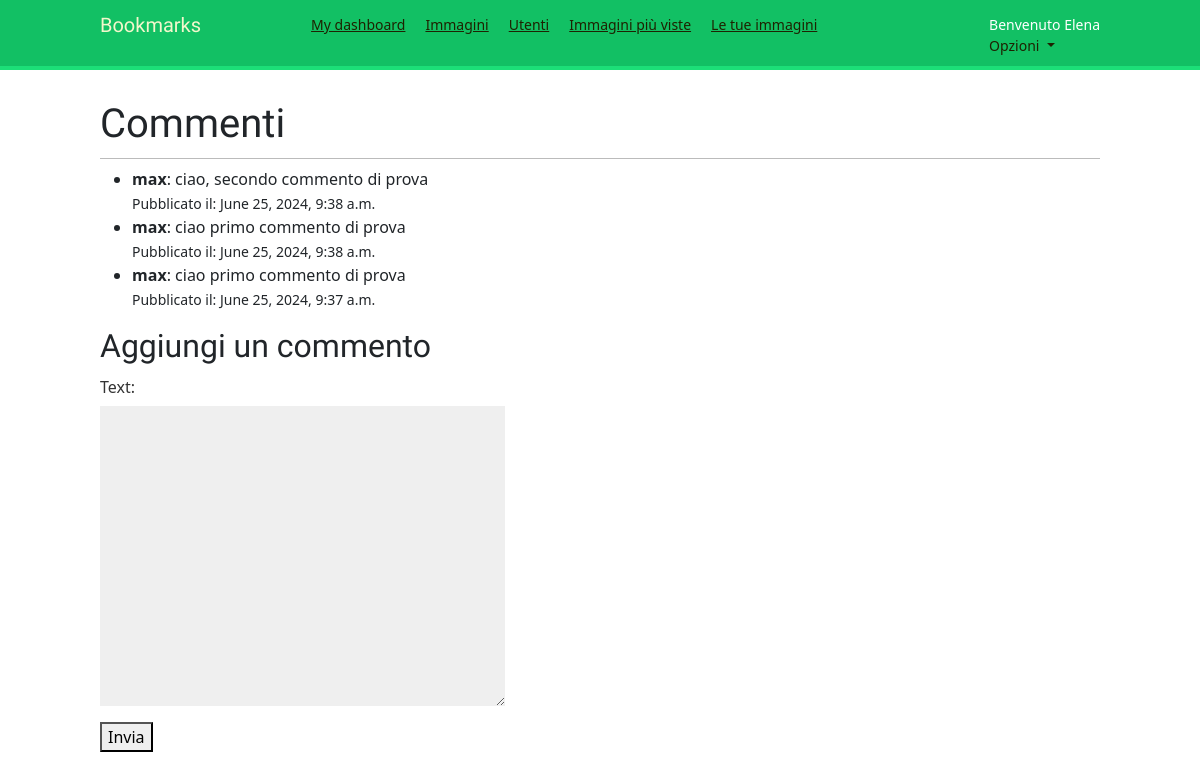
Page /images/images/8/comment/ (signed in) on the earlier database version.
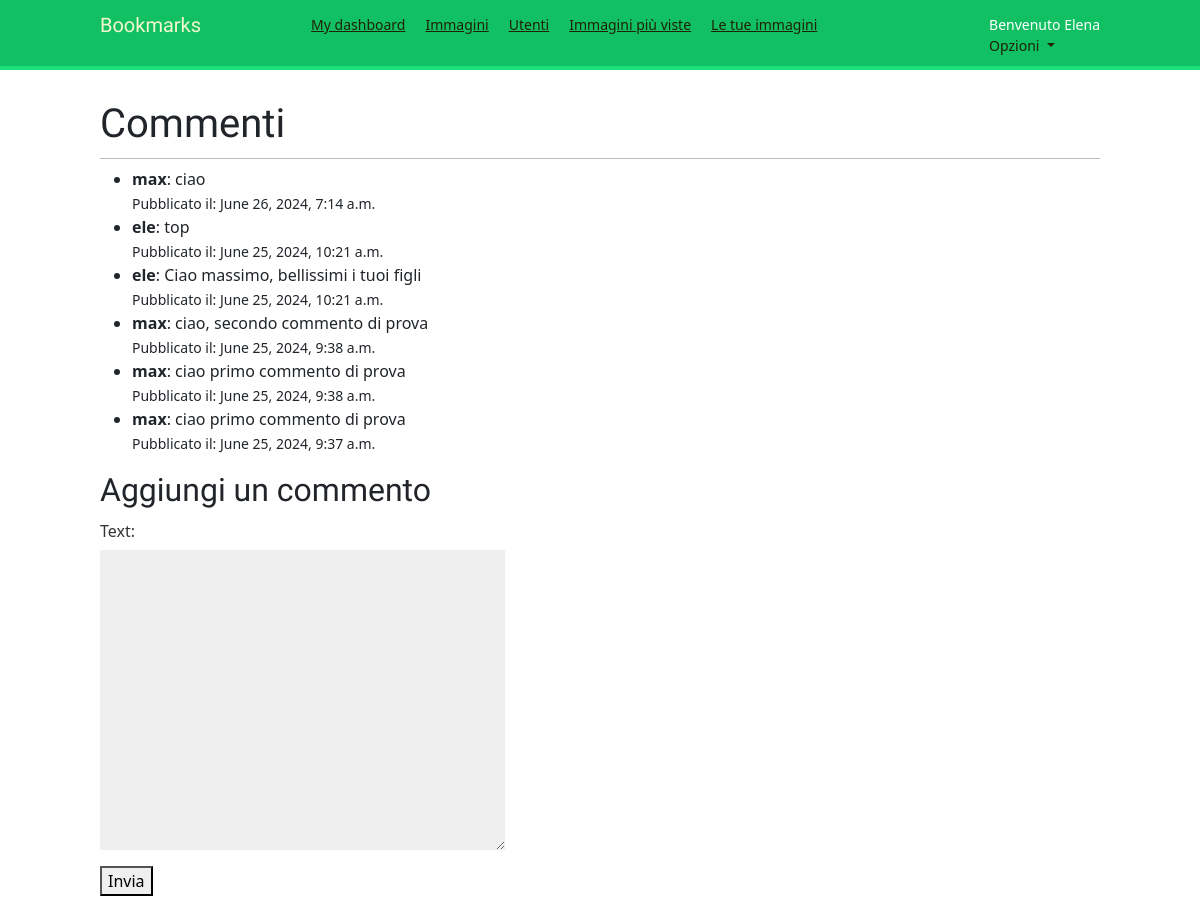
Same page on the later database version.
### images/models.py (models this page shows, shortened)
class Comment(models.Model):
    image = models.ForeignKey(Image, related_name='comments', on_delete=models.CASCADE)
    user = models.ForeignKey(settings.AUTH_USER_MODEL, related_name='comments', on_delete=models.CASCADE)
    text = models.TextField(max_length=200)
    created = models.DateTimeField(auto_now_add=True)
    class Meta:
        ordering = ('-created',)

### images/views.py (the view)
# urls.py: path('images/<int:image_id>/comment/', views.image_comment, name='image_comment'),
@login_required
def image_comment(request, image_id):
    image = get_object_or_404(Image, id=image_id)
    comments = image.comments.all()
    if request.method == 'POST':
        form = CommentForm(request.POST)
        if form.is_valid():
            new_comment = form.save(commit=False)
            new_comment.image = image
            new_comment.user = request.user
            new_comment.save()
            messages.success(request, 'Commento aggiunto con successo')
            create_action(request.user, 'ha commentato l\'immagine ', image)
            return redirect('images:detail', id=image.id, slug=image.slug)
    else:
        form = CommentForm()
    return render(request, 'images/image/comments.html', {'section': 'comments', 'form': form, 'comments': comments})

### images/forms.py
class CommentForm(forms.ModelForm):
    class Meta:
        model = Comment
        fields = ('text',)

### images/templates/images/image/comments.html (shortened to what this page needs)
{% extends "base.html" %}
{% block content %}
<h1>Commenti</h1>
<ul>
    {% for comment in comments %}
    <li>
        <strong>{{ comment.user.username }}</strong>: {{ comment.text }}
        <br><small>Pubblicato il: {{ comment.created }}</small>
    </li>
    {% endfor %}
</ul>
<h2>Aggiungi un commento</h2>
<form method="post">
    {{ form.as_p }}
    <button type="submit">Invia</button>
</form>
{% endblock %}

Differences in the rows shown:
added Comment: user.username "max", text "ciao", created "June 26, 2024, 7:14 a.m."
added Comment: user.username "ele", text "top", created "June 25, 2024, 10:21 a.m."
added Comment: user.username "ele", text "Ciao massimo, bellissimi i tuoi figli", created "June 25, 2024, 10:21 a.m."
